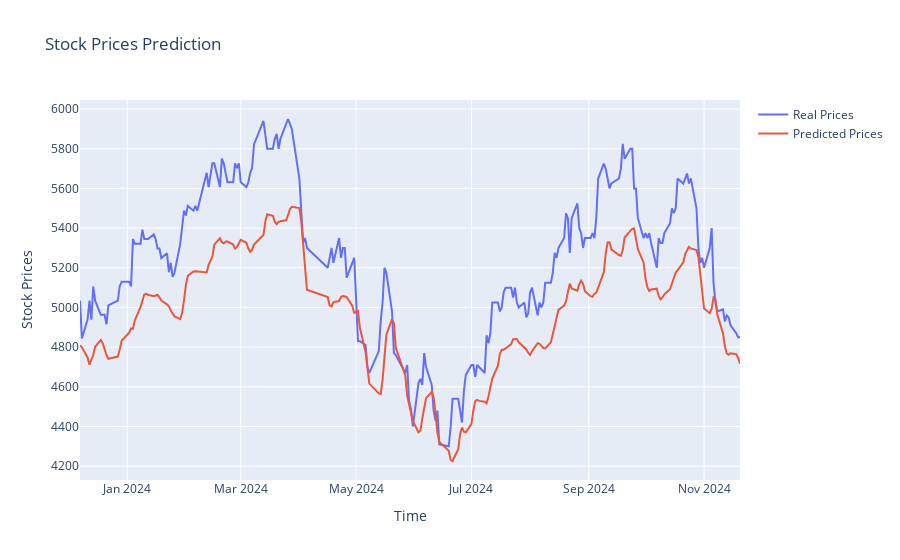

Source (notebook cell):
### Code cell
import plotly.graph_objects as go

fig = go.Figure()

fig.add_trace(go.Scatter(x=data['date'][-len(real_prices):], y=real_prices, mode='lines', name='Real Prices'))
fig.add_trace(go.Scatter(x=data['date'][-len(predicted_prices):], y=predicted_prices.reshape(-1), mode='lines', name='Predicted Prices'))

fig.update_layout(title='Stock Prices Prediction',
                     xaxis_title='Time',
                     yaxis_title='Stock Prices')

fig.show()

### Figure 1 — Plotly figure (JSON) as saved in the notebook; plotly's stock layout.template omitted (floating-point values rounded to 4 significant figures; data arrays with more than 128 entries replaced by an {"elided": "..."} marker saying what was removed)
{"data": [{"mode": "lines", "name": "Real Prices", "type": "scatter", "x": {"elided": "227 str values"}, "y": {"elided": "227 float values"}}, {"mode": "lines", "name": "Predicted Prices", "type": "scatter", "x": {"elided": "227 str values"}, "y": {"elided": "227 float values"}}], "layout": {"title": {"text": "Stock Prices Prediction"}, "xaxis": {"title": {"text": "Time"}}, "yaxis": {"title": {"text": "Stock Prices"}}}}
